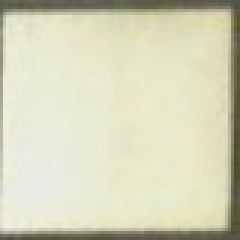
#> input picture catkin_ws/src/chess_vision/data/cells/a1.jpg, 80 x 80 px (shown 3 times larger)
$ python -i train_classifier.py   (imports and definitions only)
#> lines starting #> are read from the running program, lines starting #| are printed output that depends on the picture
#> further down, picture is the input picture: shape (80, 80, 3); mean B, G, R 187.1, 214, 213.6
import os
import cv2
import numpy as np
from sklearn.svm import SVC
from sklearn.model_selection import train_test_split
from sklearn.metrics import accuracy_score, classification_report
import joblib

PACKAGE_ROOT = os.path.join(os.path.dirname(__file__), '..')
DATA_DIR = os.path.join(PACKAGE_ROOT, 'data')
MODELS_DIR = os.path.join(PACKAGE_ROOT, 'models')
MODEL_PATH = os.path.join(MODELS_DIR, 'piece_classifier.pkl')

# [1 line not run here, left out]

EMPTY_WHITE_DIR = os.path.join(DATA_DIR, 'empty_white')
EMPTY_BLACK_DIR = os.path.join(DATA_DIR, 'empty_black')
PIECE_DIR = os.path.join(DATA_DIR, 'piece_with_blue_paper')

# [27 lines left out: function augment_image, not called in this run]

def extract_features(image: np.ndarray, bins=(8, 8, 8)):
    """
    Extracts the HSV color histogram as a feature from an image object.
    """
#> called with bins = (8, 8, 8)
    try:
        if image is None:
            return None

        image = cv2.resize(image, (64, 64))
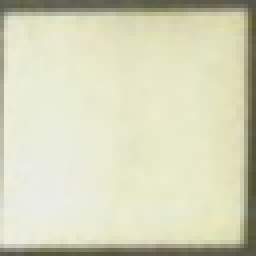
#> image: shape (64, 64, 3) (shown 4 times larger); mean of channels 0, 1, 2 187, 214, 213.6; drawn as B, G, R

        # Convert color space to HSV (H-hue, S-saturation, V-value)
        image = cv2.cvtColor(image, cv2.COLOR_BGR2HSV)
#> image: shape (64, 64, 3); mean H, S, V 30.9, 34.7, 214.6

        # 3D histogram
        hist = cv2.calcHist([image], [0, 1, 2], None, bins,
                            [0, 180, 0, 256, 0, 256])

        hist = cv2.normalize(hist, hist).flatten()
#> hist = 512 values, max 0.726 at index 79, min 0 at index 0, mean 0.00359
        return hist

    except Exception as e:
        print(f"Error in extract_features: {e}")
        return None

# [86 lines left out: functions load_and_augment_data, train_and_save_model, not called in this run]

# [2 lines not run here, left out]

>>> import cv2
>>> picture = cv2.imread('../data/cells/a1.jpg')
>>> result = extract_features(picture)
#> result has the same summary as hist in extract_features

$ run again, on catkin_ws/src/chess_vision/data/current_snapshot/a1.jpg
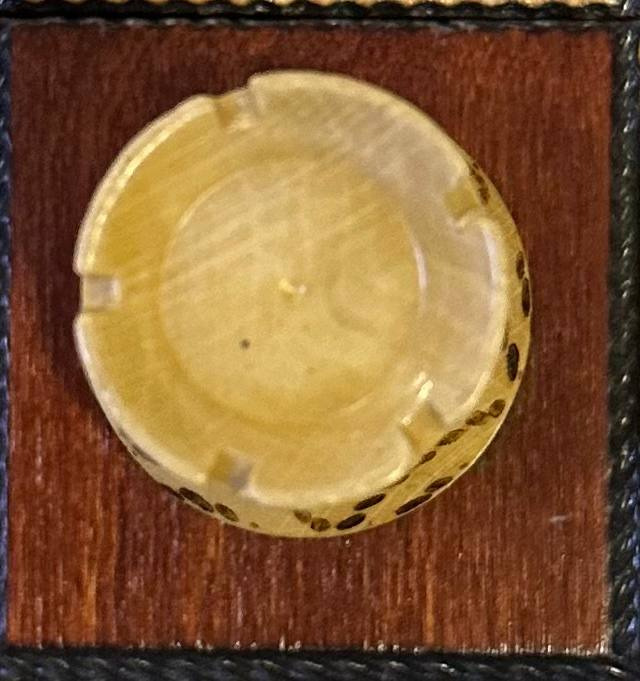
#> input picture catkin_ws/src/chess_vision/data/current_snapshot/a1.jpg, 640 x 681 px
#> picture is the input picture: shape (681, 640, 3); mean B, G, R 53.2, 90.7, 129.4
#> in extract_features, `image = cv2.resize(image, (64, 64))`:
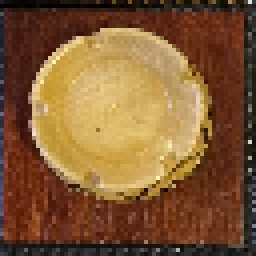
#> image: shape (64, 64, 3) (shown 4 times larger); mean of channels 0, 1, 2 52.8, 90.2, 128.9; drawn as B, G, R
#> hist = 512 values, max 0.499 at index 38, min 0 at index 7, mean 0.00785
#> result has the same summary as hist in extract_features
